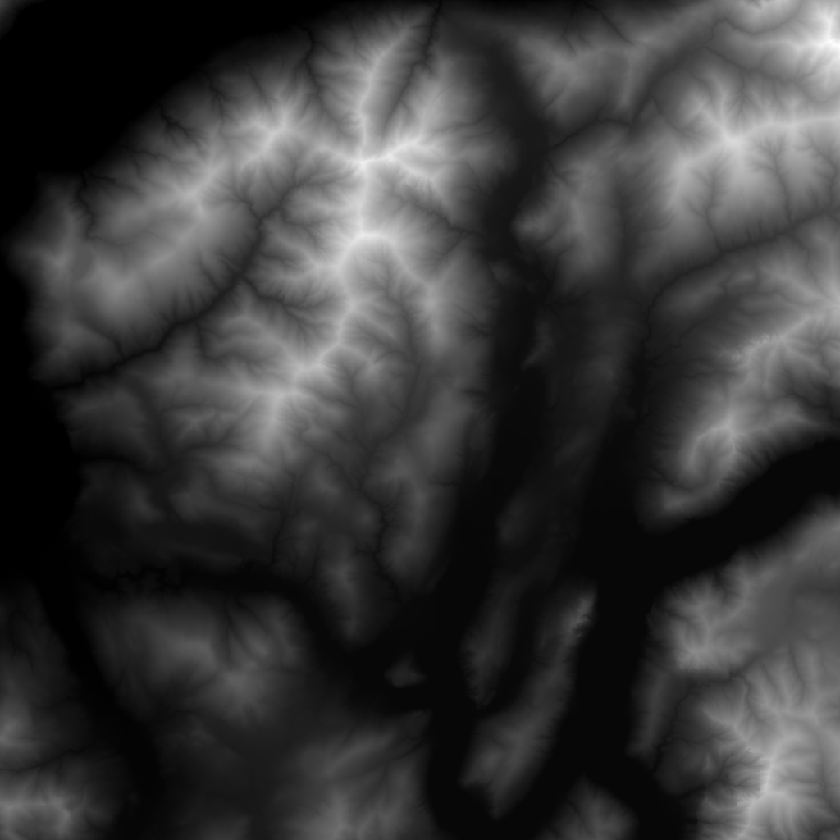
#> input picture assignment_10/data/terrain_files/Lugano.png, 840 x 840 px, shrunk from 1024 x 1024 before the run
$ python bonus.py
#> lines starting #> are read from the running program, lines starting #| are printed output that depends on the picture
from PIL import Image
import numpy as np

# Load the image
img = Image.open('./Lugano.png').convert('I')  # Convert to grayscale

# Extract the 16-bit grayscale data
img_data_16bit = np.array(img)

# Split the 16-bit data into two 8-bit values for red and green channels
img_data_8bit_r = (img_data_16bit >> 8).astype('uint8')  # Higher-order bits for red channel
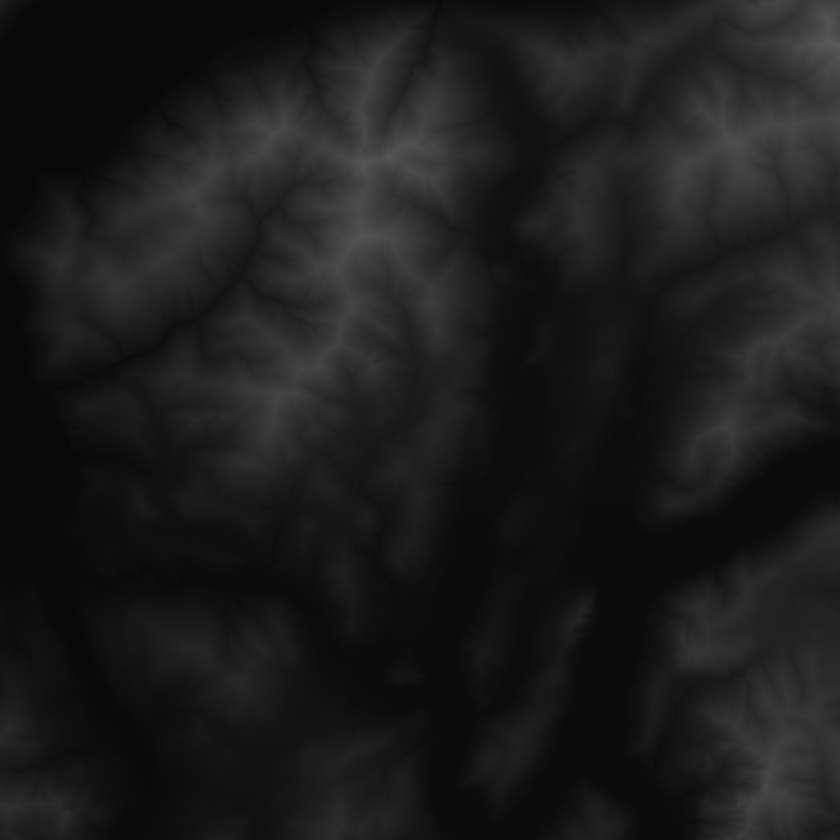
#> img_data_8bit_r: shape (840, 840); min 9, max 89, mean 27.3
img_data_8bit_g = (img_data_16bit & 0xFF).astype('uint8')  # Lower-order bits for green channel
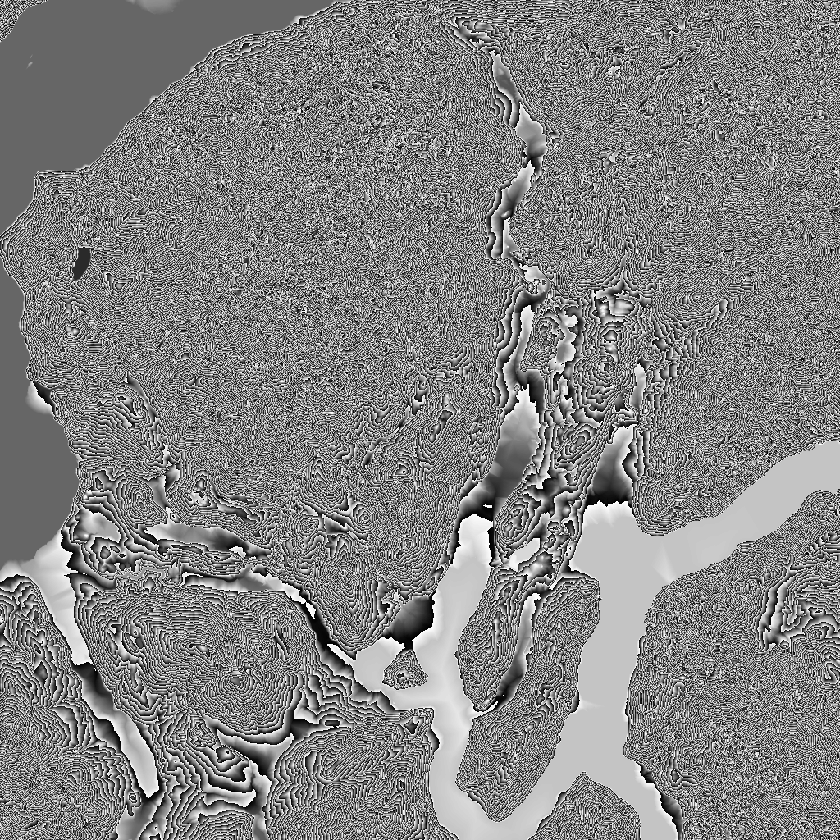
#> img_data_8bit_g: shape (840, 840); min 0, max 254, mean 130

# Create a new image with the R and G channels, and an empty B channel
new_img_data = np.stack((img_data_8bit_r, img_data_8bit_g, np.zeros_like(img_data_8bit_r)), axis=-1)
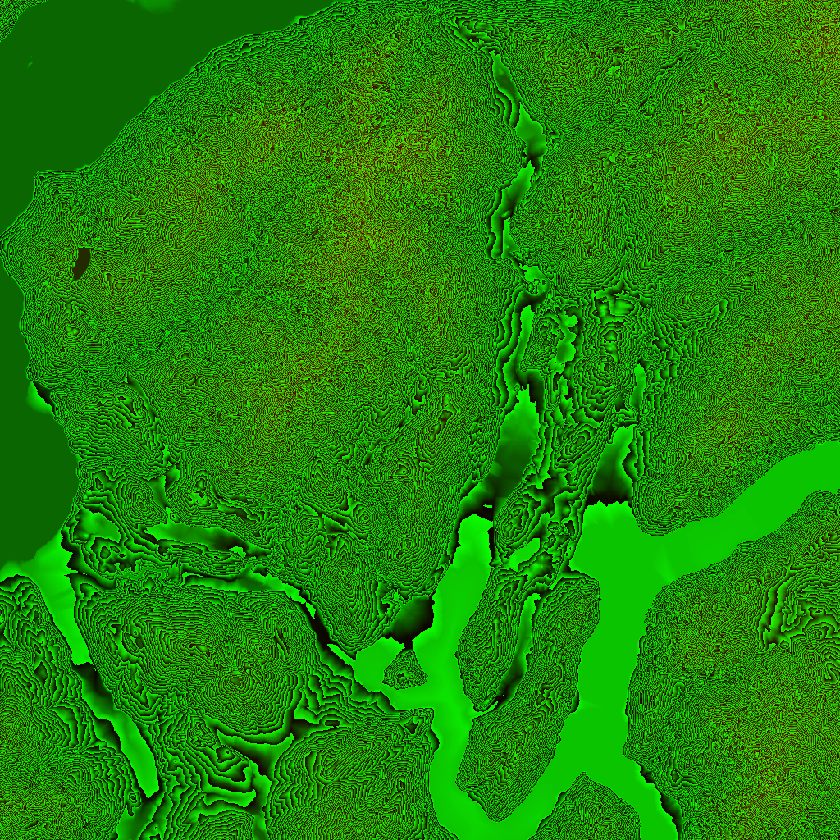
#> new_img_data: shape (840, 840, 3); mean of channels 0, 1, 2 27.3, 130, 0; drawn as R, G, B

# Convert back to an image
new_img = Image.fromarray(new_img_data, 'RGB')

# Save the new image
new_img_path = './Lugano_16bit_to_8bit_RGB.png'
new_img.save(new_img_path)
new_img_path

$ run again, with assignment_10/data/terrain_files/Bluemlisalp.png copied over assignment_10/data/terrain_files/Lugano.png
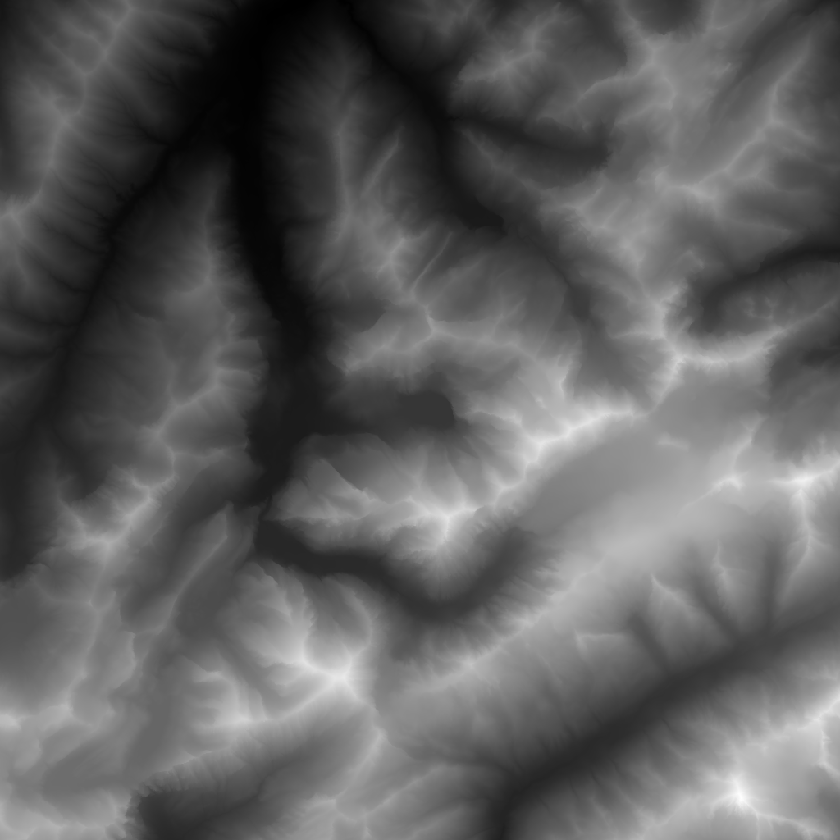
#> input picture assignment_10/data/terrain_files/Bluemlisalp.png, 840 x 840 px, shrunk from 1024 x 1024 before the run
#> `img_data_8bit_g = (img_data_16bit & 0xFF).astype('uint8')`:
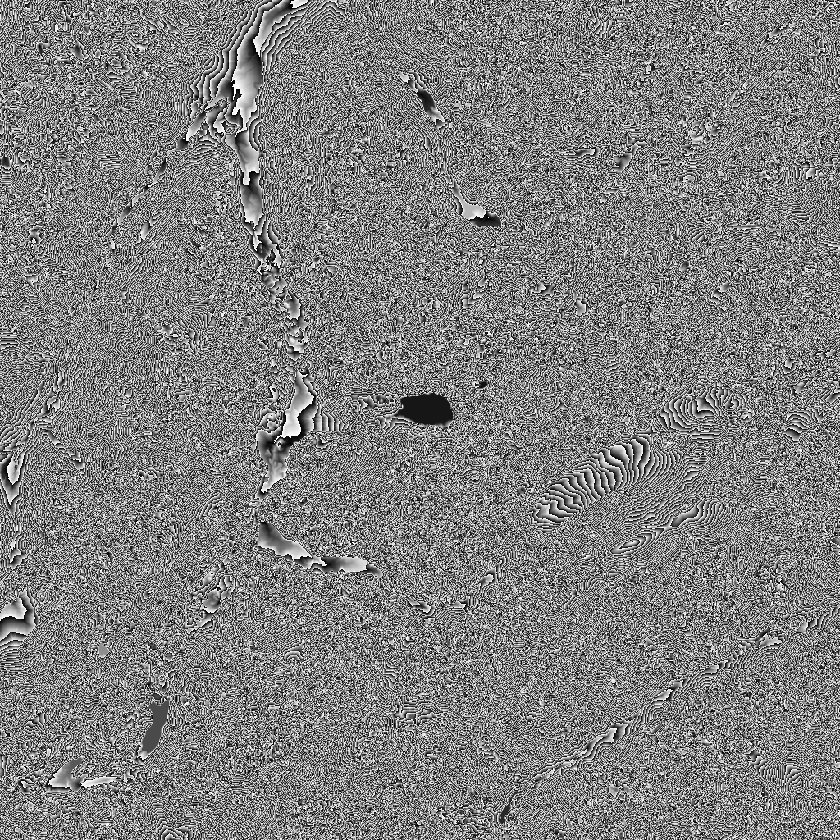
#> img_data_8bit_g: shape (840, 840); min 0, max 255, mean 126.9
#> `new_img_data = np.stack((img_data_8bit_r, img_data_8bit_g, np.zeros_li..`:
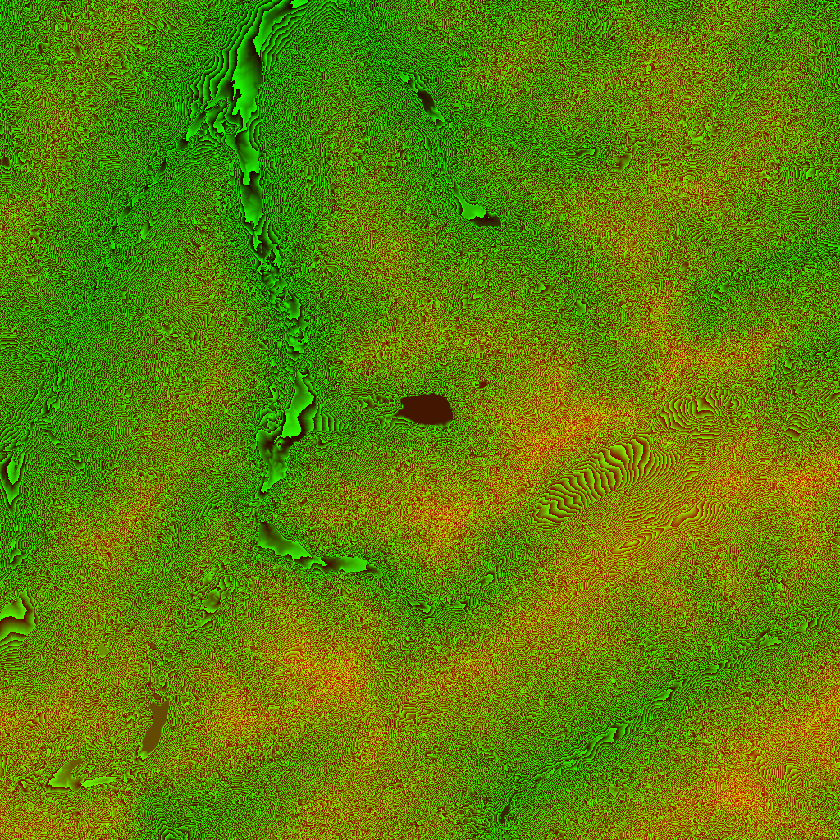
#> new_img_data: shape (840, 840, 3); mean of channels 0, 1, 2 94, 126.9, 0; drawn as R, G, B

$ run again, with assignment_10/data/terrain_files/Lauterbrunnen.png copied over assignment_10/data/terrain_files/Lugano.png
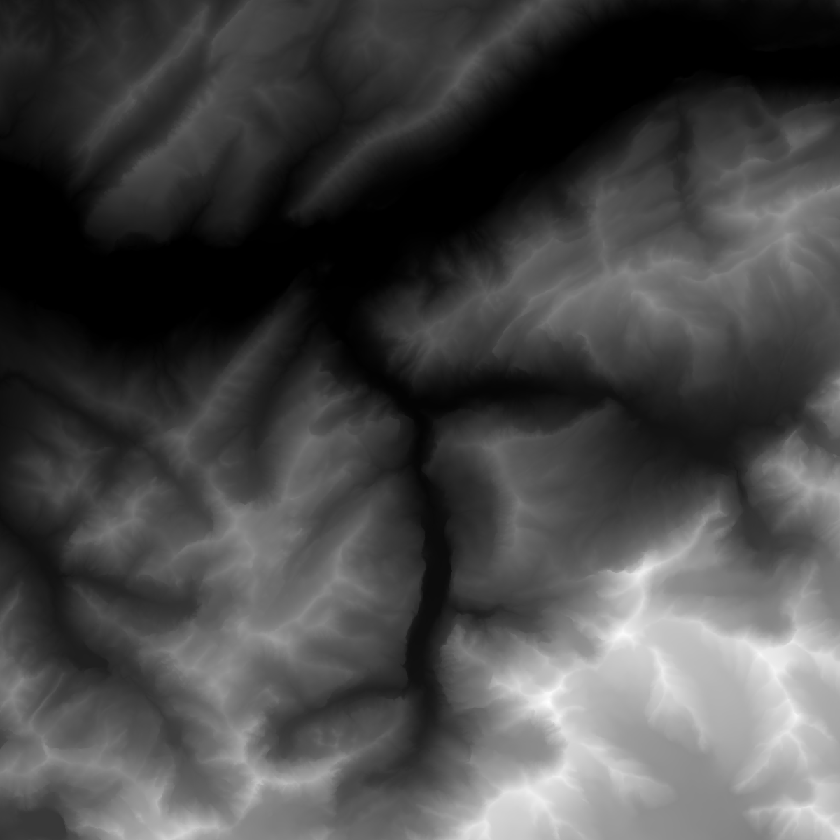
#> input picture assignment_10/data/terrain_files/Lauterbrunnen.png, 840 x 840 px, shrunk from 1200 x 1200 before the run
#> `img_data_8bit_g = (img_data_16bit & 0xFF).astype('uint8')`:
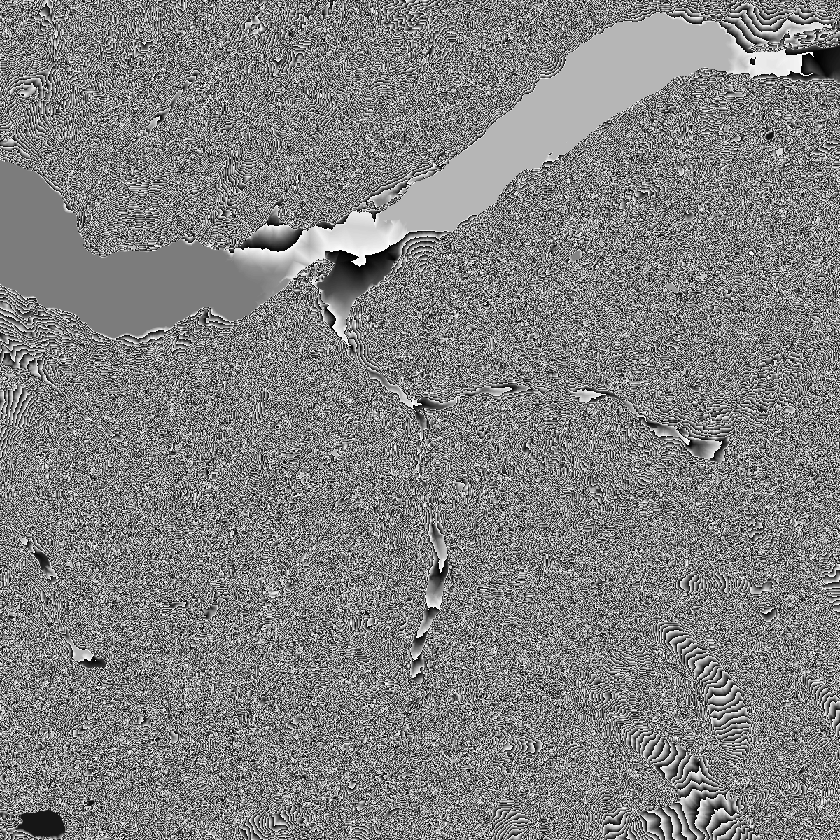
#> img_data_8bit_g: shape (840, 840); min 0, max 255, mean 129
#> `new_img_data = np.stack((img_data_8bit_r, img_data_8bit_g, np.zeros_li..`:
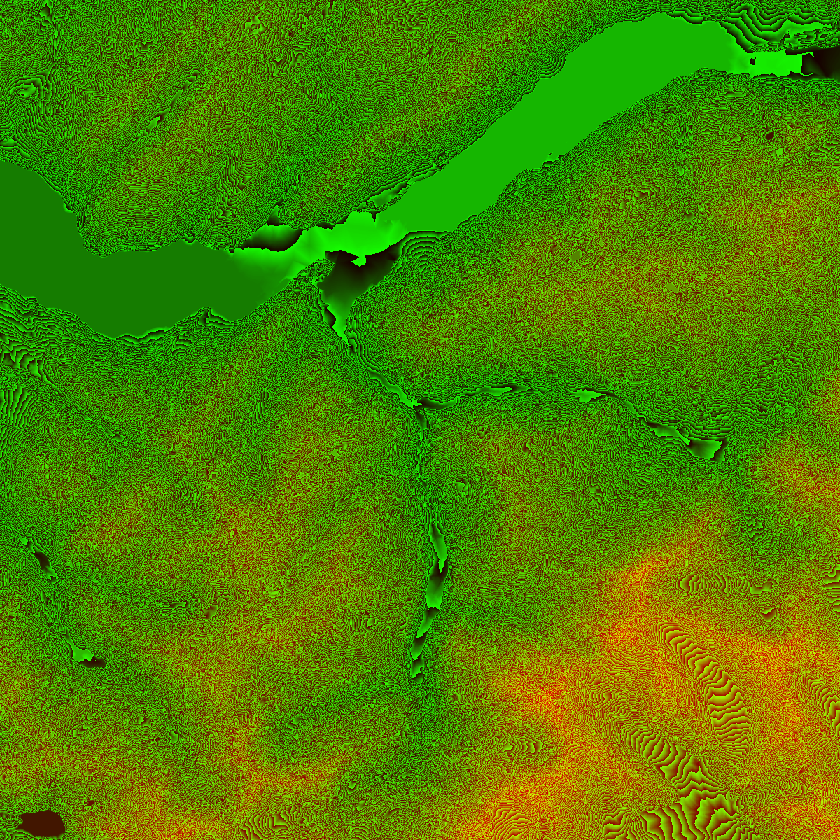
#> new_img_data: shape (840, 840, 3); mean of channels 0, 1, 2 77.9, 129, 0; drawn as R, G, B

$ run again, with assignment_10/data/terrain_files/Urnersee.png copied over assignment_10/data/terrain_files/Lugano.png
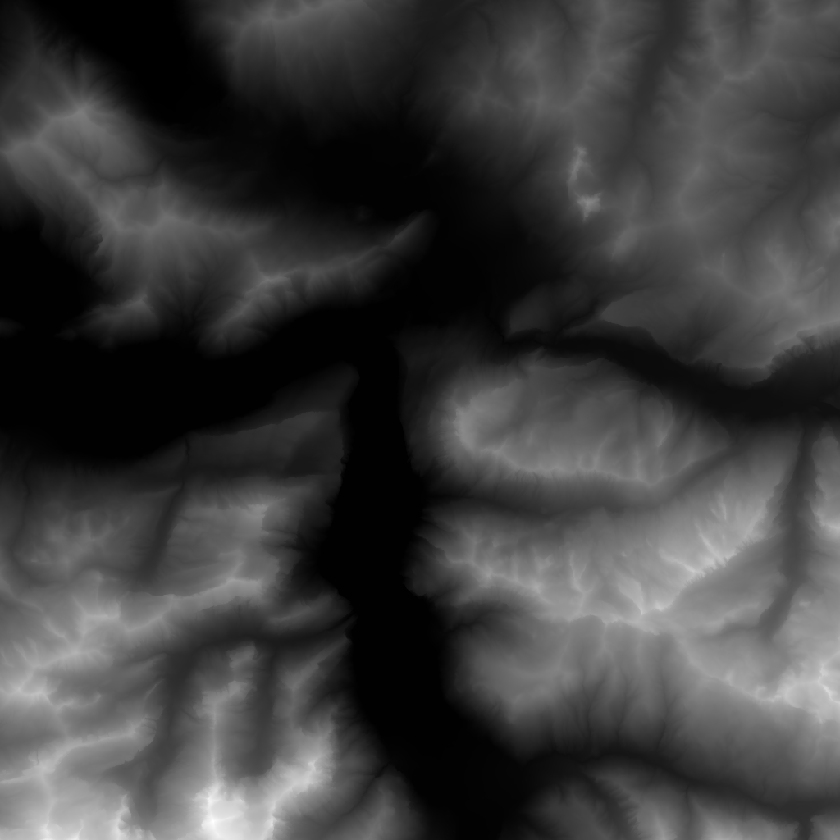
#> input picture assignment_10/data/terrain_files/Urnersee.png, 840 x 840 px, shrunk from 1024 x 1024 before the run
#> `img_data_8bit_g = (img_data_16bit & 0xFF).astype('uint8')`:
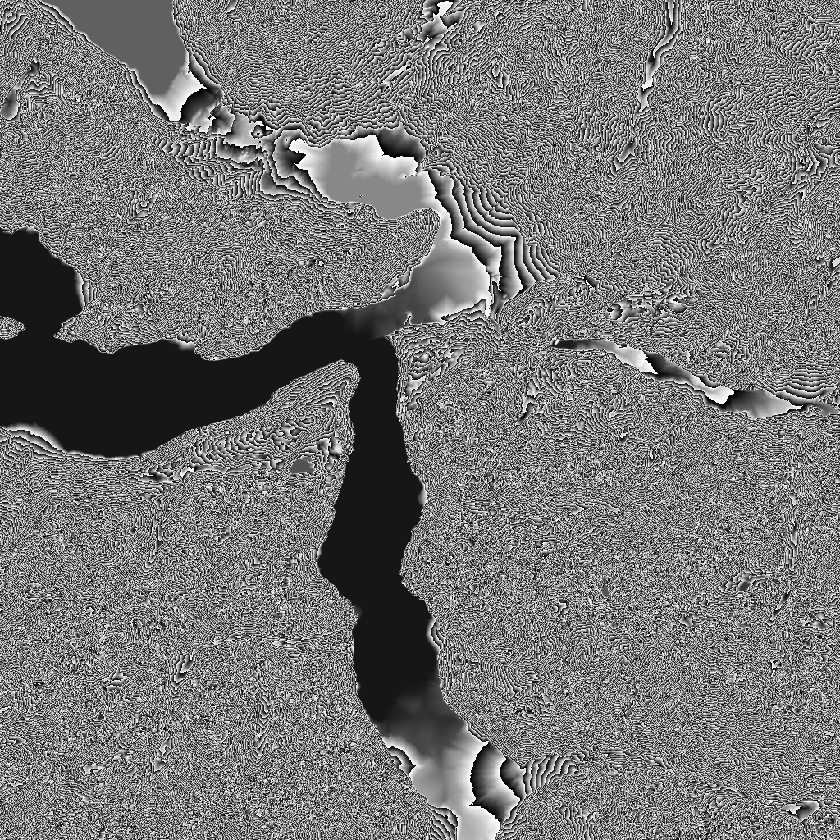
#> img_data_8bit_g: shape (840, 840); min 0, max 255, mean 117.7
#> `new_img_data = np.stack((img_data_8bit_r, img_data_8bit_g, np.zeros_li..`:
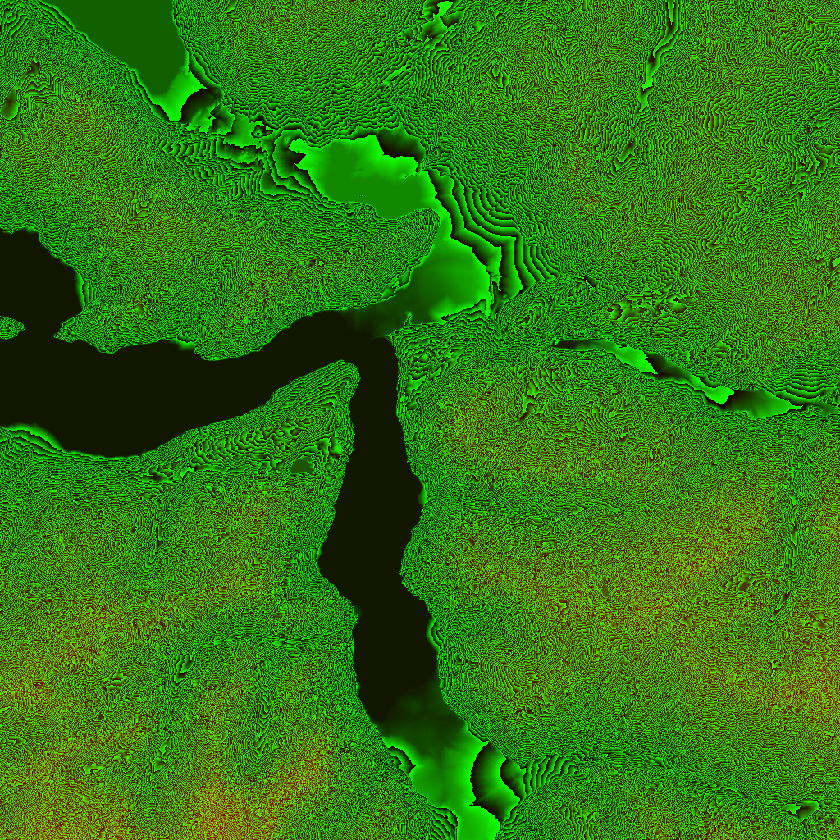
#> new_img_data: shape (840, 840, 3); mean of channels 0, 1, 2 46.4, 117.7, 0; drawn as R, G, B
